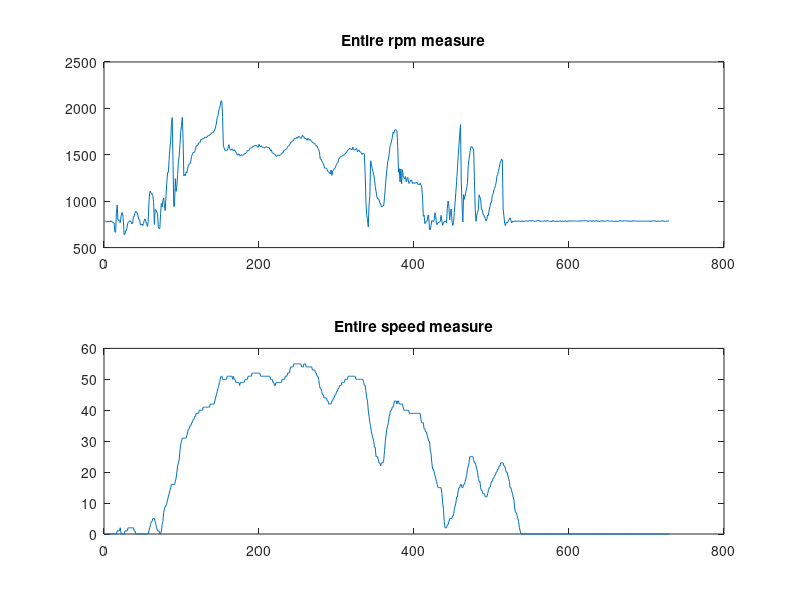
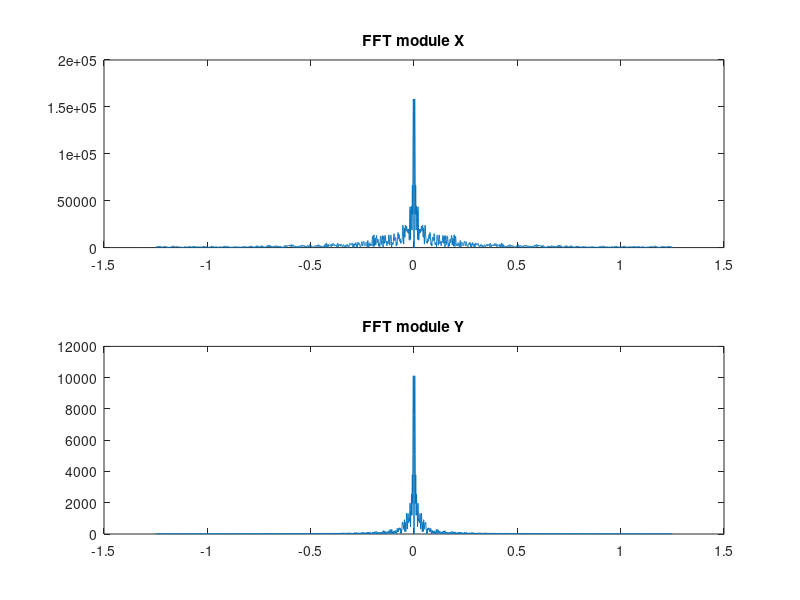

The MATLAB script that drew these images, in order:
clear
clc
close all

% Get data from the txt file created by phone

X = load('OBD_rpm_storage_raw__converted.txt');
%X = X - mean(X);
X=X(1:end)

Y = load('OBD_speed_storage_raw__converted.txt');

figure(1)
subplot(2,1,1)
plot(X)
title('Entire rpm measure')

figure(1)
subplot(2,1,2)
plot(Y)
title('Entire speed measure')

% Compute spectrum

NFFT = 10*numel(X);
Ts = 0.4;
fs = 1/Ts;
f = linspace(-fs/2,fs/2,NFFT);

Xfft = fft(X-mean(X),NFFT);
figure (2)
subplot(2,1,1)
plot(f,fftshift(((abs(Xfft)))))
title ('FFT module X');

NFFT = 10*numel(Y);
Ts = 0.4;
fs = 1/Ts;
f = linspace(-fs/2,fs/2,NFFT);

Yfft = fft(Y-mean(Y),NFFT);
figure (2)
subplot(2,1,2)
plot(f,fftshift(((abs(Yfft)))))
title ('FFT module Y');